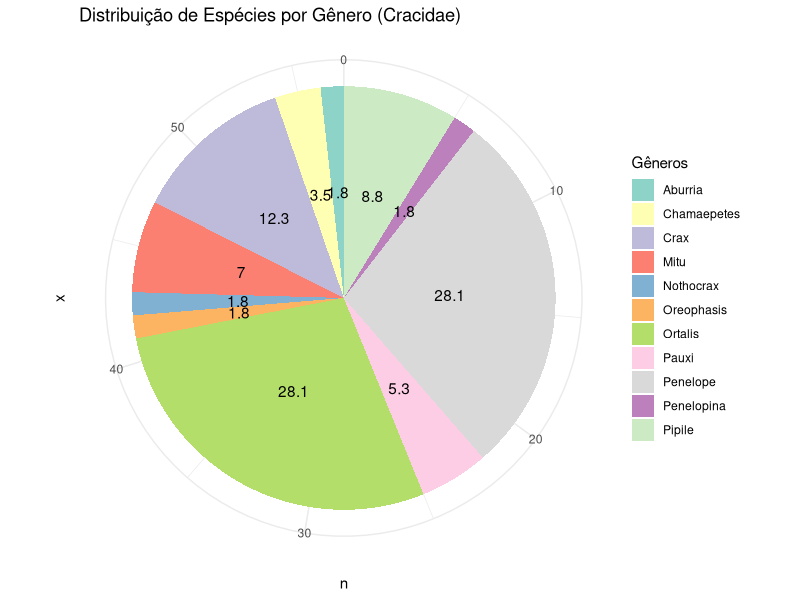

Here is the R script that generated this plot:
#setwd("C:/Users/moise/Desktop/UNESP/MESTRADO/Disciplinas/FCM/projeto_final")

library(openxlsx)
library(readxl)
library(tidyverse)

df <- read.csv2("Base_dados_Cracidae.csv")
names(df)
head(df)
colnames(df)

##brainstorm##
# verificar quantidade de gêneros e espécies 
nrow(df) # 57 spp
contagem_gen <- df %>% 
  count(Genus) %>%
  mutate(porcentagem = round(n / sum(n) * 100, digits = 1))

ggplot(contagem_gen, aes(x = "", y = n, fill = Genus)) +
  geom_bar(stat = "identity", position = "stack") +
  coord_polar(theta = "y") +
  theme_minimal()+
  geom_text(
    aes(label = porcentagem), 
    position = position_stack(vjust = 0.5)
  ) +
  scale_fill_brewer(palette = "Set3") +
  labs(
    title = "Distribuição de Espécies por Gênero (Cracidae)",
    fill = "Gêneros" 
  )
#Status de conservaçao - por genero? por distribuicao geografica? 
#visão geral da massa corporal
#visão geral sobre a alimentacao e uso de habitat?

##informacao das legendas##
#RR = Restricted range (global range size<50,000 km2 ) species get a 1
#ISL = 1 = Species' breeding is restricted to island(s), 0 = species not restricted to an island
#RLM = Realm; A	Australian;C	Cosmopolitan;E	Eastern Hemisphere;
# F	Afrotropical;I	Indomalayan;L	Neotropical;M	Madagascar & islands;N	Nearctic;
# O	Oceania;P	Palearctic;S	South Polar;
# W	Wallacea (see: https://unair.ac.id/pre-historic-wallacea-a-melting-pot-of-human-genetic-ancestries/); Z	New Zealand & islands
#LAT = Latitudinal range of species based on tropics and polar circles.
#HB = Habitat breadth, the number of major habitats used
#DB = Diet breadth, the number of major food types consumed
#ESI = Ecological Specialization Index: log10 (100/[dietary breadth x habitat breadth]), with a maximum of 2 for the most specialized species that only feed on one major food group and live in one major type of habitat (e.g., forest frugivore; Sekercioglu, 2011)




